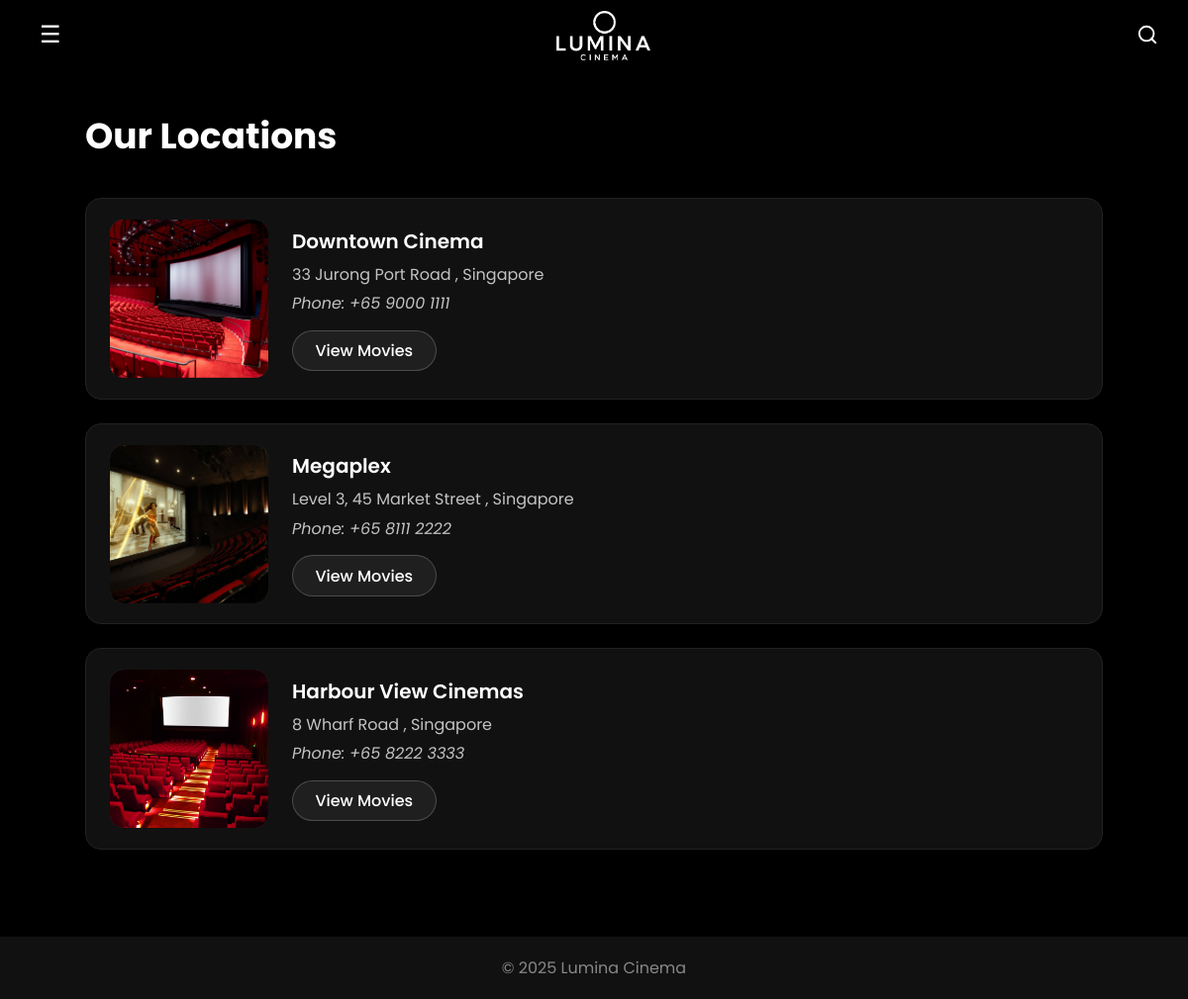
The app's page /locations.php with its own data.
### tables this page shows
CREATE TABLE `locations` (
  `id` int(11) NOT NULL,
  `name` varchar(255) NOT NULL,
  `address` varchar(255) NOT NULL,
  `city` varchar(100) DEFAULT NULL,
  `phone` varchar(50) DEFAULT NULL,
  `image` varchar(255) DEFAULT NULL
);

### locations.php (the view, shortened to what this page needs)
<?php
require __DIR__ . '/db.php';
$locations = $pdo->query("SELECT * FROM locations")->fetchAll(PDO::FETCH_ASSOC);
?>
<!DOCTYPE html>
<html lang="en">
<head>
  <link rel="stylesheet" href="style.css">
</head>
<body>
  <?php include __DIR__ . '/header.php'; ?>
  <main class="locations-page">
    <h1>Our Locations</h1>
    <section class="locations-list">
      <?php if (empty($locations)): ?>
        <p>No locations added yet.</p>
      <?php else: ?>
        <?php foreach ($locations as $loc): ?>
          <article class="location-row">
            <div class="location-picture">
              <?php if (!empty($loc['image'])): ?>
                <img src="<?= htmlspecialchars($loc['image']) ?>" alt="<?= htmlspecialchars($loc['name']) ?>">
              <?php else: ?>
                <span style="opacity:.6;">Location Picture</span>
              <?php endif; ?>
            </div>
            <div class="location-info">
              <div class="location-name">
                <?= htmlspecialchars($loc['name']) ?>
              </div>
              <div class="location-address">
                <?= htmlspecialchars($loc['address']) ?>
                <?php if (!empty($loc['city'])): ?>
                  , <?= htmlspecialchars($loc['city']) ?>
                <?php endif; ?>
              </div>
              <div class="location-phone">
                Phone: +<?= htmlspecialchars($loc['phone']) ?>
              </div>
              <div class="location-actions">
                <a href="movies.php?location_id=<?= $loc['id'] ?>" class="btn-view-sessions">
                  View Movies
                </a>
              </div>
            </div>
          </article>
        <?php endforeach; ?>
      <?php endif; ?>
    </section>
  </main>
  <?php include __DIR__ . '/footer.php'; ?>
</body>
</html>

### header.php (shortened to what this page needs)
<!doctype html>
<html>
<head>
  <link rel="stylesheet" href="style.css">
</head>
<?php
$layoutAttr = isset($layout) ? "data-layout='$layout'" : "";
?>
<body <?= $layoutAttr ?>>
  <header class="templates-header">
    <button class="menu" id="menuBtn">☰</button>
    <h1 class="site-title">
      <a href="index.php">
        <img src="assets/images/luminaLogo.png" alt="Lumina Cinema Logo" class="site-logo">
      </a>
    </h1>
    <button type="button" class="icon-btn search-icon" id="searchToggle" aria-label="Search">
      <svg xmlns="http://www.w3.org/2000/svg" width="22" height="22" viewBox="0 0 24 24" fill="none"
        stroke="currentColor" stroke-width="2" stroke-linecap="round" stroke-linejoin="round">
        <circle cx="11" cy="11" r="8"></circle>
        <line x1="21" y1="21" x2="16.65" y2="16.65"></line>
      </svg>
    </button>
  </header>

### footer.php
<footer class="site-footer">
  <p>© 2025 Lumina Cinema</p>
</footer>
</body>
</html>

### style.css (style rules this page uses)
:root { --header-h: 70px; --text: #ffffff; --dim: #888; --bg: #000; --bg2: #111; --accent: #ffffff; --card-height: 700px; --grid-cols: 5; }
* { margin: 0; padding: 0; box-sizing: border-box; }
body { background: var(--bg); color: var(--text); font-family: "Poppins", sans-serif; overflow-x: hidden; }
.site-logo { display: inline-block; height: 50px; width: auto; vertical-align: middle; transition: transform 0.35s cubic-bezier(0.4, 0, 0.2, 1), opacity 0.35s ease; transform-origin: center center; }
.templates-header { position: fixed; top: 0; left: 0; right: 0; height: var(--header-h); z-index: 50; display: flex; align-items: center; justify-content: space-between; padding: 0 1.5rem; background: none; overflow: hidden; }
.templates-header::before { content: ""; position: absolute; top: 0; left: 0; right: 0; height: 100%; background: transparent; backdrop-filter: blur(20px); -webkit-backdrop-filter: blur(20px); -webkit-mask-image: linear-gradient( to bottom, rgba(0, 0, 0, 0.9) 0%, rgba(0, 0, 0, 0.8) 45%, rgba(0, 0, 0, 0) 100% ); mask-image: linear-gradient( to bottom, rgba(0, 0, 0, 0.95) 0%, rgba(0, 0, 0, 0.9) 55%, rgba(0, 0, 0, 0) 100% ); pointer-events: none; z-index: -2; }
.templates-header::after { content: ""; position: absolute; inset: 0; height: 100%; background: linear-gradient( to bottom, rgba(0, 0, 0, 0.75) 0%, rgba(0, 0, 0, 0.3) 55%, rgba(0, 0, 0, 0.05) 85%, rgba(0, 0, 0, 0) 100% ); pointer-events: none; z-index: -1; }
.templates-header a { text-decoration: none; color: var(--text); font-weight: 600; transition: 0.2s; }
.menu { background: none; border: 0; color: #fff; padding: 0.4rem 1rem; font-size: 1.5rem; cursor: pointer; }
#menuBtn { transition: transform 0.25s ease; transform-origin: center center; }
.icon-btn { background: none; border: none; color: white; cursor: pointer; display: inline-flex; align-items: center; justify-content: center; padding: 0.4rem; transition: transform 0.25s ease; text-decoration: none; }
.site-footer { text-align: center; padding: 1.2rem; background: var(--bg2); margin-top: 2rem; color: var(--dim); }
.locations-page { margin-top: var(--header-h, 70px); padding: 2.5rem 3vw 3.5rem; min-height: calc(100vh - var(--header-h, 70px)); background: #000; color: #fff; max-width: 1100px; margin-left: auto; margin-right: auto; }
.locations-page h1 { font-size: clamp(2rem, 3vw, 2.6rem); margin-bottom: 2.2rem; font-weight: 700; text-align: left; }
.locations-list { display: flex; flex-direction: column; gap: 1.5rem; }
.location-row { display: flex; gap: 1.5rem; background: #111; border: 1px solid #222; border-radius: 16px; padding: 1.3rem 1.5rem; align-items: center; box-shadow: 0 6px 16px rgba(0, 0, 0, 0.25); transition: transform 0.2s ease, box-shadow 0.4s ease; }
.location-picture { width: 160px; height: 160px; background: #444; border-radius: 14px; overflow: hidden; flex: 0 0 160px; display: flex; align-items: center; justify-content: center; }
.location-picture img { width: 100%; height: 100%; object-fit: cover; display: block; }
.location-info { flex: 1; display: flex; flex-direction: column; gap: 0.5rem; }
.location-name { font-size: 1.25rem; font-weight: 600; }
.location-address { opacity: 0.75; line-height: 1.35; }
.location-phone { opacity: 0.75; line-height: 1.35; font-style: italic; }
.location-actions { margin-top: 0.5rem; }
.btn-view-sessions { display: inline-block; background: #ffffff10; border: 1px solid #ffffff33; border-radius: 999px; color: #fff; padding: 0.45rem 1.4rem; text-decoration: none; font-weight: 500; transition: background 0.2s ease, border 0.2s ease, transform 0.2s ease; }

### records on screen
locations: image (picture), name "Downtown Cinema", address "33 Jurong Port Road", city "Singapore", phone "65 9000 1111"
locations: image (picture), name "Megaplex", address "Level 3, 45 Market Street", city "Singapore", phone "65 8111 2222"
locations: image (picture), name "Harbour View Cinemas", address "8 Wharf Road", city "Singapore", phone "65 8222 3333"
